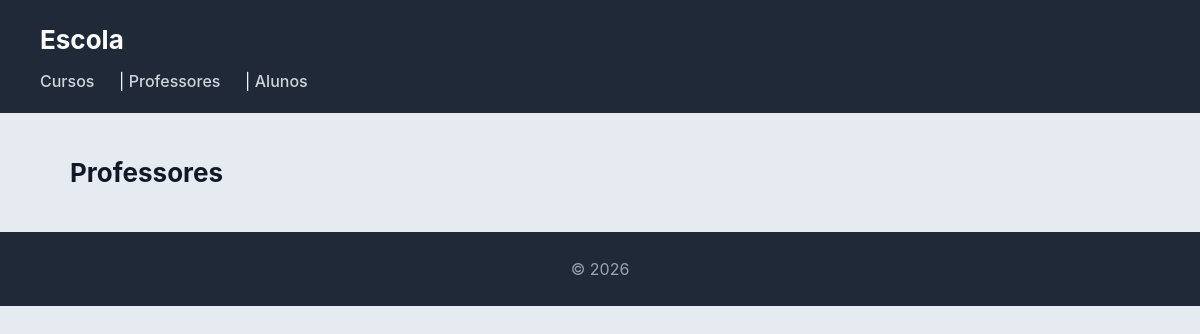
/escola/professores/, run on an earlier commit of the app's database.
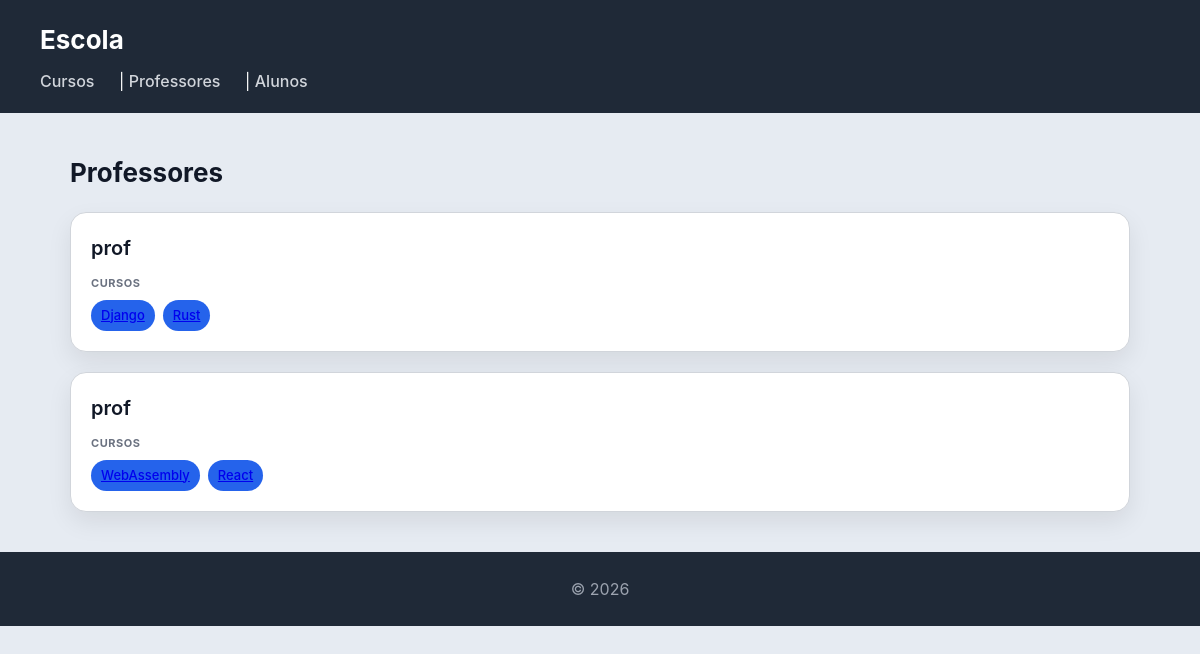
And on a later commit of the database.
### escola/models.py (models this page shows, shortened)
class Professor(models.Model):
    nome = models.CharField(max_length=100)
    email = models.EmailField()

class Curso(models.Model):
    nome = models.CharField(max_length=100)
    imagem = models.ImageField(upload_to='cursos/', null=True, blank=True)
    professor = models.ForeignKey(Professor, on_delete=models.CASCADE, related_name='cursos')
    alunos = models.ManyToManyField(Aluno, related_name='cursos')
    def __str__(self):
        return self.nome

### escola/views.py (the view)
# urls.py: path('professores/', views.professores_view, name="professores"),
def professores_view(request):
    professores = (Professor.objects
                   .select_related()
                   .prefetch_related()
                   .all)
    return render(request, 'escola/professores.html', {'professores': professores})

### escola/templates/escola/professores.html
{% extends "escola/base.html" %}
{% block content %}
<h2>Professores</h2>
<section>
    {% for prof in professores %}
    <article>
        <header>
            <h3> prof </h3>
        </header>
        <section>
            <h4>Cursos</h4>
            <ul>
                {% for curso in prof.cursos.all %}
                    <li>
                        <a href="{% url 'curso' curso.id %}">
                        {{ curso }}
                        </a>
                    </li>
               {% endfor %}
            </ul>
        </section>
    </article>
    {% endfor %}
</section>
{% endblock %}

What changed in the data, as far as the page shows it:
added Curso: nome "Django"
added Curso: nome "Rust"
added Curso: nome "WebAssembly"
added Curso: nome "React"
